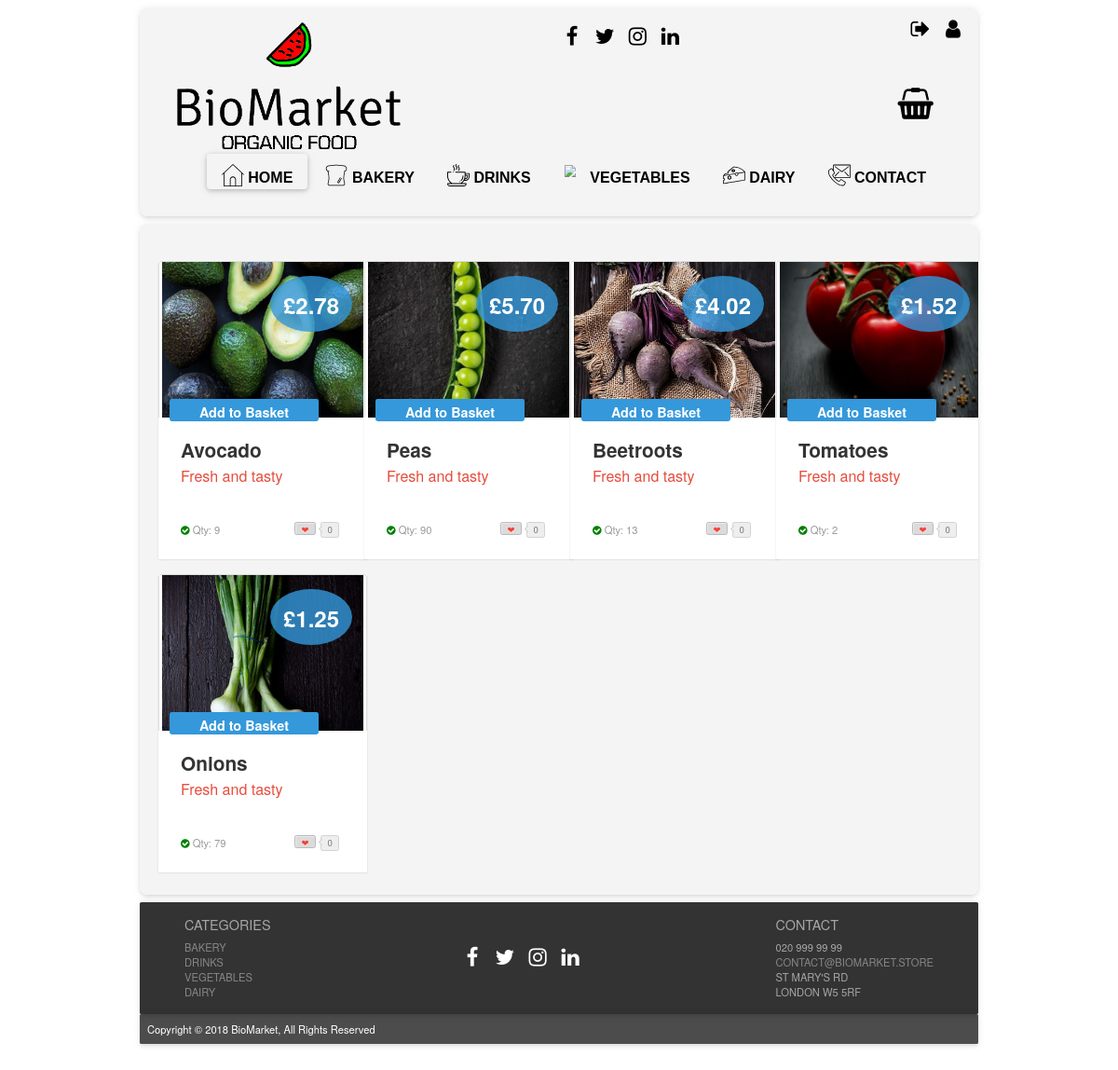
/?page=products_vegetables (signed in), run on the app's committed database.
### tables this page shows
CREATE TABLE IF NOT EXISTS `products` (
  `prod_id` int(11) NOT NULL AUTO_INCREMENT,
  `prod_name` varchar(50) NOT NULL,
  `price` decimal(5,2) NOT NULL,
  `sup_id` int(11) NOT NULL,
  `prod_dsc` varchar(230) NOT NULL,
  `prod_img` text NOT NULL,
  `cat_id` int(11) NOT NULL,
  `sto_qty` int(8) NOT NULL,
  PRIMARY KEY (`prod_id`),
  KEY `sup_id` (`sup_id`),
  KEY `cat_id` (`cat_id`)
);

### index.php (called while the page is built, shortened)
<?php
include "php/config.php";
$page = "home";
if (isset($_GET["page"])) {
    $page = basename($_GET["page"]);
}
if (file_exists("php/".$page.".php")) {
    include "php/".$page.".php";
}
include "layout.php";

### php/config.php (called while the page is built, shortened)
<?php
function is_logged_in()
{
    return isset($_SESSION["logged_in"]) && ($_SESSION["logged_in"] == true);
}
function get_user_level()
{
    $level = "VISITOR";
    if (is_logged_in())
    {
        $level = $_SESSION["users"]["lvl"];
    }
    return $level;
}

### php/products_vegetables.php (the view, shortened to what this page needs)
<!DOCTYPE html>
<html lang="en">
    <?php
    $userlevel = get_user_level();
    ?>
    <head>
        <link rel="stylesheet prefetch" href="css/__codepen_io_andytran_pen.css">
        <link rel="stylesheet" href="css/stylelogin.css">
        <link rel="stylesheet" href="css/product_card_style.css">
    </head>
    <body>
        <section class="category-section">
            <div class="container">
                <div class="row">
                    <?php
                    $search = "SELECT * FROM products WHERE cat_id = '3' ORDER BY prod_id ASC";
                    $result = mysqli_query($mysqli, $search);
                    while ($row = mysqli_fetch_assoc($result)) {
                        if (!$row["sto_qty"] <= 0) {
                            if ($userlevel == "MEMBER") {
                                ?>
                                <div class="col-lg-3 col-sm-6 col-xs-12" ><a href="#"></a>
                                    <div class="post-module">
                                        <div class="thumbnail">
                                            <div class="price">
                                                <div class="deal">&pound<?php echo $row["price"] ?></div>
                                            </div><img alt="product example" src="<?php echo $row["prod_img"] ?>">
                                        </div>
                                        <div class="post-content">
                                            <div class="category">
                                                <?php
                                                print '<div class="toCard"><a href="?page=product_page&prod_id=' . $row["prod_id"] . '&action=add_to_basket">Add to Basket</a>
                    </div> ';
                                                ?>
                                            </div>
                                            <h1 class="title"><?php echo $row["prod_name"] ?></h1>
                                            <h2 class="sub_title">Fresh and tasty</h2>
                                            <p class="description"><?php echo $row["prod_dsc"] ?>
                                            <div class="post-meta">
                                                <span class="showStock"><i class="fa fa-check-circle"></i>
                                                    <a>Qty: <?php echo $row["sto_qty"] ?></a></span><a href="#" title="Love it" class="btn btn-counter" data-count="0"><span>&#x2764;</span></a></div>
                                        </div>
                                    </div>
                                </div>
                                <?php
                            }
                        }
                    }
                    ?>
                </div>
            </div>
        </section>
    </body>
</html>

### css/style.css (style rules this page uses)
html { font-family: 'Helvetica', 'Arial', 'sans-serif'; }
* { margin: 0; padding: 0; border: 0; font-size: 100%; font: inherit; vertical-align: baseline; }
body { zoom: 0.8; -moz-transform: scale(1); -moz-transform: zoom(0.8); -moz-transform-origin: 50 50; max-width: 75%; margin: 0 auto; }
a:link { color: black; text-decoration: none; }
.footer-section { color: #fff; max-width: 1500px; height: 150px; margin: auto; background-color: rgb(0, 0, 0, 0.8); margin-top: 10px; padding: 10px; box-shadow: 0 2px 4px -1px rgba(0, 0, 0, 0.06), 0 4px 5px 0 rgba(0, 0, 0, 0.06), 0 1px 10px 0 rgba(0, 0, 0, 0.08); border-radius: 2px; position: relative; overflow: hidden; }
.post-footer { color: #fff; max-width: 1500px; height: 40px; margin: auto; background-color: rgb(0, 0, 0, 0.7); margin-top: 0px; padding: 10px; box-shadow: 0 2px 4px -1px rgba(0, 0, 0, 0.06), 0 4px 5px 0 rgba(0, 0, 0, 0.06), 0 1px 10px 0 rgba(0, 0, 0, 0.08); border-radius: 2px; position: relative; overflow: hidden; }
.footer-cat { color: #a6a6a6; text-transform: uppercase; float: left; margin-left: 50px; }
.footer-cat ul { list-style-type: none; }
.footer-cat ul > li a:visited, .footer-cat ul > li a:link { color: #878787; }
.footer-contact { color: #a6a6a6; float: right; margin-right: 50px; text-transform: uppercase; }
.footer-contact ul { list-style-type: none; }
.footer-contact ul > li a:visited, .footer-contact ul > li a:link { color: #878787; }
.social-link-footer { text-align: center; Margin-top: 50px; }
.social-link-footer li { display: inline-block; vertical-align: central; margin-right: 5px; }
.social-link-footer li a { width: 35px; height: 35px; text-align: center; line-height: 35px; border-width: 0px; display: block; color: #fff; -webkit-transition: all .2s ease; -moz-transition: all .2s ease; -o-transition: all .2s ease; transition: all .2s ease; }
.category-section { max-width: 1500px; margin: auto; background-color: rgb(242, 242, 242, 0.8); margin-top: 10px; padding: 10px; box-shadow: 0 2px 4px -1px rgba(0, 0, 0, 0.06), 0 4px 5px 0 rgba(0, 0, 0, 0.06), 0 1px 10px 0 rgba(0, 0, 0, 0.08); border-radius: 10px; position: relative; overflow: hidden; }

### data on the page
products: price "2.78", prod_img (picture), prod_name "Avocado", sto_qty "9"
products: price "5.70", prod_img (picture), prod_name "Peas", sto_qty "90"
products: price "4.02", prod_img (picture), prod_name "Beetroots", sto_qty "13"
products: price "1.52", prod_img (picture), prod_name "Tomatoes", sto_qty "2"
products: price "1.25", prod_img (picture), prod_name "Onions", sto_qty "79"
